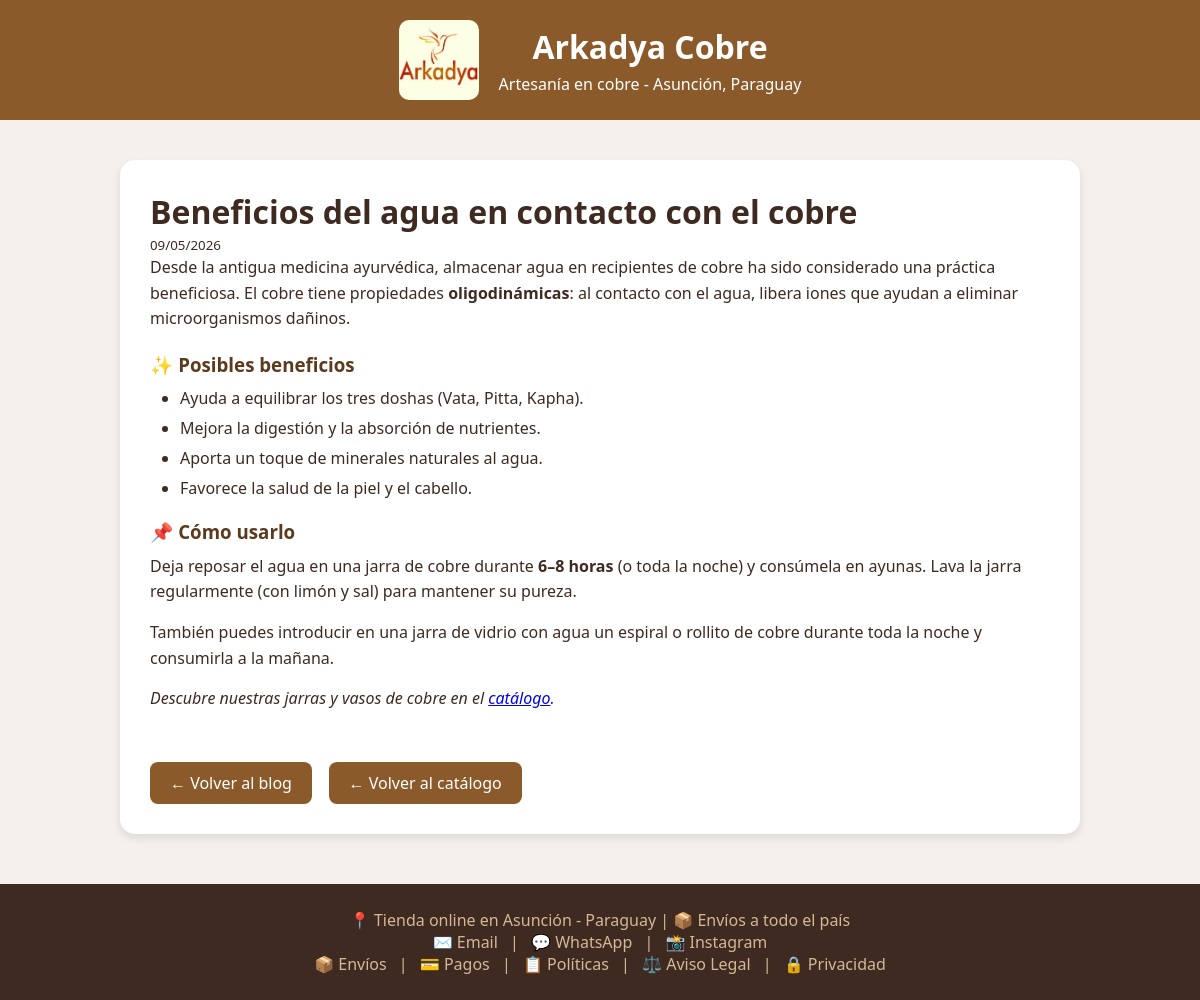
/blog/beneficios-del-agua-con-el-cobre/, run on the app's committed database.
### tienda/models.py (models this page shows, shortened)
class Articulo(models.Model):
    titulo = models.CharField(max_length=200)
    slug = models.SlugField(unique=True, blank=True)
    contenido = models.TextField()
    fecha_publicacion = models.DateTimeField(auto_now_add=True)
    imagen = models.ImageField(upload_to='blog/', blank=True, null=True, verbose_name="Imagen destacada")
    imagenes_extra = models.TextField(default='[]', blank=True, help_text='Lista de rutas en formato JSON (ej: ["/media/blog/img1.jpg", "/media/blog/img2.jpg"])')
    publicado = models.BooleanField(default=True, help_text="Mostrar en el blog")
    orden = models.IntegerField(default=0, help_text="Número para ordenar (menor primero)")

### tienda/views.py (the view)
# urls.py: path('blog/<slug:slug>/', detalle_articulo, name='detalle_articulo'),
def detalle_articulo(request, slug):
    articulo = get_object_or_404(Articulo, slug=slug, publicado=True)
    return render(request, 'detalle_articulo.html', {'articulo': articulo})

### tienda/templates/detalle_articulo.html (shortened to what this page needs)
{% extends "blog_base.html" %}
{% block content %}
<div class="container">
    <div class="card">
        <h1>{{ articulo.titulo }}</h1>
        <small>{{ articulo.fecha_publicacion|date:"d/m/Y" }}</small>
        <div class="contenido">{{ articulo.contenido|safe }}</div>
        <div style="margin-top: 30px;">
            <a href="/blog/" class="btn-volver">← Volver al blog</a>
            <a href="/" class="btn-volver">← Volver al catálogo</a>
        </div>
    </div>
</div>
{% endblock %}

### tienda/templates/blog_base.html (style rules this page uses)
* { margin: 0; padding: 0; box-sizing: border-box; }
body { font-family: 'Segoe UI', Arial, sans-serif; background: #f5f0eb; color: #3e2a21; }
.container { max-width: 900px; margin: 40px auto; padding: 0 20px; }
.card { background: white; border-radius: 15px; padding: 30px; margin-bottom: 30px; box-shadow: 0 4px 8px rgba(0,0,0,0.1); }
.card h3 { color: #5c3a1e; margin: 20px 0 10px; }
.card p { line-height: 1.6; margin-bottom: 15px; }
.card ul { margin-left: 30px; margin-bottom: 15px; }
.card li { margin-bottom: 8px; }
.btn-volver { display: inline-block; background: #8b5a2b; color: white; padding: 10px 20px; border-radius: 8px; text-decoration: none; margin-top: 20px; }
.container { max-width: 1000px; margin: 40px auto; padding: 0 20px; }

### data on the page
Articulo: titulo "Beneficios del agua en contacto con el cobre", fecha_publicacion "09/05/2026", contenido "Desde la antigua medicina ayurvédica, almacenar agua en recipientes de cobre ha sido considerado una práctica beneficiosa. El cobre tiene propiedades oligodinámicas : al contacto con el agua, libera iones que ayudan a eliminar microorganismos dañinos. ✨ Posibles beneficios Ayuda a equilibrar los tres doshas (Vata, Pitta, Kapha). Mejora la digestión y la absorción de nutrientes. Aporta un toque de minerales naturales al agua. Favorece la salud de la piel y el cabello. 📌 Cómo usarlo Deja reposar el agua en una jarra de cobre durante 6–8 horas (o toda la noche) y consúmela en ayunas. Lava la jarra regularmente (con limón y sal) para mantener su pureza. También puedes introducir en una jarra de…"
